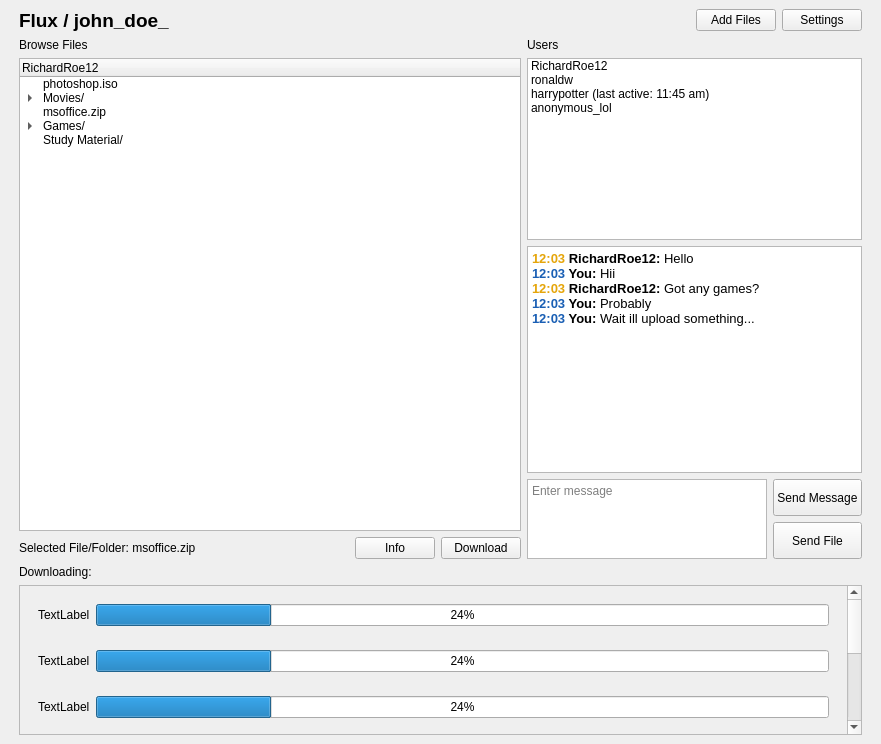
<?xml version="1.0" encoding="UTF-8"?>
<ui version="4.0">
  <class>MainWindow</class>
  <widget class="QMainWindow" name="MainWindow">
    <property name="geometry">
      <rect>
        <x>0</x>
        <y>0</y>
        <width>881</width>
        <height>744</height>
      </rect>
    </property>
    <property name="sizePolicy">
      <sizepolicy hsizetype="Preferred" vsizetype="Minimum">
        <horstretch>0</horstretch>
        <verstretch>0</verstretch>
      </sizepolicy>
    </property>
    <property name="windowTitle">
      <string>Flux</string>
    </property>
    <property name="unifiedTitleAndToolBarOnMac">
      <bool>false</bool>
    </property>
    <widget class="QWidget" name="centralwidget">
      <layout class="QVBoxLayout" name="verticalLayout_4">
        <item>
          <layout class="QVBoxLayout" name="verticalLayout">
            <property name="sizeConstraint">
              <enum>QLayout::SetMaximumSize</enum>
            </property>
            <property name="leftMargin">
              <number>10</number>
            </property>
            <property name="topMargin">
              <number>0</number>
            </property>
            <property name="rightMargin">
              <number>10</number>
            </property>
            <item>
              <layout class="QHBoxLayout" name="Buttons" stretch="0,0,0,0">
                <property name="spacing">
                  <number>6</number>
                </property>
                <property name="sizeConstraint">
                  <enum>QLayout::SetDefaultConstraint</enum>
                </property>
                <item>
                  <widget class="QLabel" name="label_3">
                    <property name="sizePolicy">
                      <sizepolicy hsizetype="Preferred" vsizetype="Preferred">
                        <horstretch>0</horstretch>
                        <verstretch>0</verstretch>
                      </sizepolicy>
                    </property>
                    <property name="font">
                      <font>
                        <pointsize>14</pointsize>
                        <weight>75</weight>
                        <bold>true</bold>
                      </font>
                    </property>
                    <property name="text">
                      <string>Flux / john_doe_</string>
                    </property>
                    <property name="margin">
                      <number>0</number>
                    </property>
                  </widget>
                </item>
                <item>
                  <spacer name="horizontalSpacer">
                    <property name="orientation">
                      <enum>Qt::Horizontal</enum>
                    </property>
                    <property name="sizeHint" stdset="0">
                      <size>
                        <width>40</width>
                        <height>20</height>
                      </size>
                    </property>
                  </spacer>
                </item>
                <item>
                  <widget class="QPushButton" name="pushButton_2">
                    <property name="text">
                      <string>Add Files</string>
                    </property>
                  </widget>
                </item>
                <item>
                  <widget class="QPushButton" name="pushButton">
                    <property name="text">
                      <string>Settings</string>
                    </property>
                  </widget>
                </item>
              </layout>
            </item>
            <item>
              <layout class="QHBoxLayout" name="Content" stretch="3,2">
                <item>
                  <layout class="QVBoxLayout" name="Files" stretch="0,2,0">
                    <item>
                      <widget class="QLabel" name="label">
                        <property name="text">
                          <string>Browse Files</string>
                        </property>
                      </widget>
                    </item>
                    <item>
                      <widget class="QTreeWidget" name="treeWidget">
                        <attribute name="headerVisible">
                          <bool>true</bool>
                        </attribute>
                        <column>
                          <property name="text">
                            <string>RichardRoe12</string>
                          </property>
                        </column>
                        <item>
                          <property name="text">
                            <string>photoshop.iso</string>
                          </property>
                        </item>
                        <item>
                          <property name="text">
                            <string>Movies/</string>
                          </property>
                          <item>
                            <property name="text">
                              <string>The Matrix.mov</string>
                            </property>
                          </item>
                          <item>
                            <property name="text">
                              <string>Forrest Gump.mp4</string>
                            </property>
                          </item>
                          <item>
                            <property name="text">
                              <string>Django.mp4</string>
                            </property>
                          </item>
                        </item>
                        <item>
                          <property name="text">
                            <string>msoffice.zip</string>
                          </property>
                        </item>
                        <item>
                          <property name="text">
                            <string>Games/</string>
                          </property>
                          <item>
                            <property name="text">
                              <string>NFS/</string>
                            </property>
                          </item>
                          <item>
                            <property name="text">
                              <string>nfsmostwanted.zip</string>
                            </property>
                          </item>
                          <item>
                            <property name="text">
                              <string>TLauncher.zip</string>
                            </property>
                          </item>
                          <item>
                            <property name="text">
                              <string>GTA-V.iso</string>
                            </property>
                          </item>
                        </item>
                        <item>
                          <property name="text">
                            <string>Study Material/</string>
                          </property>
                        </item>
                      </widget>
                    </item>
                    <item>
                      <layout class="QHBoxLayout" name="horizontalLayout_2">
                        <item>
                          <widget class="QLabel" name="label_4">
                            <property name="text">
                              <string>Selected File/Folder: msoffice.zip</string>
                            </property>
                          </widget>
                        </item>
                        <item>
                          <spacer name="horizontalSpacer_2">
                            <property name="orientation">
                              <enum>Qt::Horizontal</enum>
                            </property>
                            <property name="sizeHint" stdset="0">
                              <size>
                                <width>40</width>
                                <height>20</height>
                              </size>
                            </property>
                          </spacer>
                        </item>
                        <item>
                          <widget class="QPushButton" name="pushButton_5">
                            <property name="enabled">
                              <bool>true</bool>
                            </property>
                            <property name="text">
                              <string>Info</string>
                            </property>
                          </widget>
                        </item>
                        <item>
                          <widget class="QPushButton" name="pushButton_4">
                            <property name="enabled">
                              <bool>true</bool>
                            </property>
                            <property name="text">
                              <string>Download</string>
                            </property>
                          </widget>
                        </item>
                      </layout>
                    </item>
                  </layout>
                </item>
                <item>
                  <layout class="QVBoxLayout" name="Users" stretch="0,4,0,1">
                    <property name="sizeConstraint">
                      <enum>QLayout::SetDefaultConstraint</enum>
                    </property>
                    <item>
                      <widget class="QLabel" name="label_2">
                        <property name="text">
                          <string>Users</string>
                        </property>
                      </widget>
                    </item>
                    <item>
                      <widget class="QListWidget" name="listWidget">
                        <property name="sortingEnabled">
                          <bool>false</bool>
                        </property>
                        <item>
                          <property name="text">
                            <string>RichardRoe12</string>
                          </property>
                          <property name="icon">
                            <iconset resource="res/userstatus.qrc">
                              <normaloff>:/res/earth.png</normaloff>:/res/earth.png</iconset>
                          </property>
                        </item>
                        <item>
                          <property name="text">
                            <string>ronaldw</string>
                          </property>
                          <property name="icon">
                            <iconset resource="res/userstatus.qrc">
                              <normaloff>:/res/earth.png</normaloff>:/res/earth.png</iconset>
                          </property>
                        </item>
                        <item>
                          <property name="text">
                            <string>harrypotter (last active: 11:45 am)</string>
                          </property>
                          <property name="icon">
                            <iconset resource="res/userstatus.qrc">
                              <normaloff>:/res/web-off.png</normaloff>:/res/web-off.png</iconset>
                          </property>
                        </item>
                        <item>
                          <property name="text">
                            <string>anonymous_lol</string>
                          </property>
                          <property name="icon">
                            <iconset resource="res/userstatus.qrc">
                              <normaloff>:/res/earth.png</normaloff>:/res/earth.png</iconset>
                          </property>
                        </item>
                      </widget>
                    </item>
                    <item>
                      <widget class="QTextEdit" name="textEdit">
                        <property name="sizePolicy">
                          <sizepolicy hsizetype="Expanding" vsizetype="Minimum">
                            <horstretch>0</horstretch>
                            <verstretch>5</verstretch>
                          </sizepolicy>
                        </property>
                        <property name="minimumSize">
                          <size>
                            <width>0</width>
                            <height>0</height>
                          </size>
                        </property>
                        <property name="html">
                          <string>&lt;!DOCTYPE HTML PUBLIC &quot;-//W3C//DTD HTML 4.0//EN&quot; &quot;http://www.w3.org/TR/REC-html40/strict.dtd&quot;&gt;
&lt;html&gt;&lt;head&gt;&lt;meta name=&quot;qrichtext&quot; content=&quot;1&quot; /&gt;&lt;style type=&quot;text/css&quot;&gt;
p, li { white-space: pre-wrap; }
&lt;/style&gt;&lt;/head&gt;&lt;body style=&quot; font-family:'Noto Sans'; font-size:10pt; font-weight:400; font-style:normal;&quot;&gt;
&lt;p style=&quot; margin-top:0px; margin-bottom:0px; margin-left:0px; margin-right:0px; -qt-block-indent:0; text-indent:0px;&quot;&gt;&lt;span style=&quot; font-weight:600; color:#e5a50a;&quot;&gt;12:03&lt;/span&gt;&lt;span style=&quot; font-weight:600;&quot;&gt; RichardRoe12: &lt;/span&gt;Hello&lt;/p&gt;
&lt;p style=&quot; margin-top:0px; margin-bottom:0px; margin-left:0px; margin-right:0px; -qt-block-indent:0; text-indent:0px;&quot;&gt;&lt;span style=&quot; font-weight:600; color:#1a5fb4;&quot;&gt;12:03&lt;/span&gt;&lt;span style=&quot; font-weight:600;&quot;&gt; You: &lt;/span&gt;Hii&lt;/p&gt;
&lt;p style=&quot; margin-top:0px; margin-bottom:0px; margin-left:0px; margin-right:0px; -qt-block-indent:0; text-indent:0px;&quot;&gt;&lt;span style=&quot; font-weight:600; color:#e5a50a;&quot;&gt;12:03&lt;/span&gt;&lt;span style=&quot; font-weight:600;&quot;&gt; RichardRoe12: &lt;/span&gt;Got any games?&lt;/p&gt;
&lt;p style=&quot; margin-top:0px; margin-bottom:0px; margin-left:0px; margin-right:0px; -qt-block-indent:0; text-indent:0px;&quot;&gt;&lt;span style=&quot; font-weight:600; color:#1a5fb4;&quot;&gt;12:03&lt;/span&gt;&lt;span style=&quot; font-weight:600;&quot;&gt; You: &lt;/span&gt;Probably&lt;/p&gt;
&lt;p style=&quot; margin-top:0px; margin-bottom:0px; margin-left:0px; margin-right:0px; -qt-block-indent:0; text-indent:0px;&quot;&gt;&lt;span style=&quot; font-weight:600; color:#1a5fb4;&quot;&gt;12:03&lt;/span&gt;&lt;span style=&quot; font-weight:600;&quot;&gt; You: &lt;/span&gt;Wait ill upload something...&lt;/p&gt;&lt;/body&gt;&lt;/html&gt;</string>
                        </property>
                        <property name="textInteractionFlags">
                          <set>Qt::TextSelectableByMouse</set>
                        </property>
                      </widget>
                    </item>
                    <item>
                      <layout class="QHBoxLayout" name="horizontalLayout">
                        <property name="sizeConstraint">
                          <enum>QLayout::SetDefaultConstraint</enum>
                        </property>
                        <item>
                          <widget class="QPlainTextEdit" name="plainTextEdit">
                            <property name="enabled">
                              <bool>true</bool>
                            </property>
                            <property name="sizePolicy">
                              <sizepolicy hsizetype="Expanding" vsizetype="Minimum">
                                <horstretch>0</horstretch>
                                <verstretch>0</verstretch>
                              </sizepolicy>
                            </property>
                            <property name="maximumSize">
                              <size>
                                <width>16777215</width>
                                <height>80</height>
                              </size>
                            </property>
                            <property name="placeholderText">
                              <string>Enter message</string>
                            </property>
                          </widget>
                        </item>
                        <item>
                          <layout class="QVBoxLayout" name="verticalLayout_6">
                            <item>
                              <widget class="QPushButton" name="pushButton_3">
                                <property name="sizePolicy">
                                  <sizepolicy hsizetype="Minimum" vsizetype="Minimum">
                                    <horstretch>0</horstretch>
                                    <verstretch>0</verstretch>
                                  </sizepolicy>
                                </property>
                                <property name="text">
                                  <string>Send Message</string>
                                </property>
                              </widget>
                            </item>
                            <item>
                              <widget class="QPushButton" name="pushButton_6">
                                <property name="sizePolicy">
                                  <sizepolicy hsizetype="Minimum" vsizetype="Minimum">
                                    <horstretch>0</horstretch>
                                    <verstretch>0</verstretch>
                                  </sizepolicy>
                                </property>
                                <property name="text">
                                  <string>Send File</string>
                                </property>
                              </widget>
                            </item>
                          </layout>
                        </item>
                      </layout>
                    </item>
                  </layout>
                </item>
              </layout>
            </item>
            <item>
              <widget class="QLabel" name="label_12">
                <property name="text">
                  <string>Downloading:</string>
                </property>
              </widget>
            </item>
            <item>
              <widget class="QScrollArea" name="scrollArea">
                <property name="sizePolicy">
                  <sizepolicy hsizetype="Expanding" vsizetype="Preferred">
                    <horstretch>0</horstretch>
                    <verstretch>0</verstretch>
                  </sizepolicy>
                </property>
                <property name="maximumSize">
                  <size>
                    <width>16777215</width>
                    <height>150</height>
                  </size>
                </property>
                <property name="widgetResizable">
                  <bool>true</bool>
                </property>
                <widget class="QWidget" name="scrollAreaWidgetContents">
                  <property name="geometry">
                    <rect>
                      <x>0</x>
                      <y>0</y>
                      <width>831</width>
                      <height>328</height>
                    </rect>
                  </property>
                  <layout class="QVBoxLayout" name="verticalLayout_5">
                    <item>
                      <widget class="QWidget" name="widget_6" native="true">
                        <property name="sizePolicy">
                          <sizepolicy hsizetype="Preferred" vsizetype="Fixed">
                            <horstretch>0</horstretch>
                            <verstretch>0</verstretch>
                          </sizepolicy>
                        </property>
                        <property name="minimumSize">
                          <size>
                            <width>0</width>
                            <height>40</height>
                          </size>
                        </property>
                        <property name="maximumSize">
                          <size>
                            <width>16777215</width>
                            <height>40</height>
                          </size>
                        </property>
                        <layout class="QHBoxLayout" name="horizontalLayout_8">
                          <item>
                            <widget class="QLabel" name="label_10">
                              <property name="text">
                                <string>TextLabel</string>
                              </property>
                            </widget>
                          </item>
                          <item>
                            <widget class="QProgressBar" name="progressBar_6">
                              <property name="value">
                                <number>24</number>
                              </property>
                            </widget>
                          </item>
                        </layout>
                      </widget>
                    </item>
                    <item>
                      <widget class="QWidget" name="widget_3" native="true">
                        <property name="sizePolicy">
                          <sizepolicy hsizetype="Preferred" vsizetype="Fixed">
                            <horstretch>0</horstretch>
                            <verstretch>0</verstretch>
                          </sizepolicy>
                        </property>
                        <property name="minimumSize">
                          <size>
                            <width>0</width>
                            <height>40</height>
                          </size>
                        </property>
                        <property name="maximumSize">
                          <size>
                            <width>16777215</width>
                            <height>40</height>
                          </size>
                        </property>
                        <layout class="QHBoxLayout" name="horizontalLayout_5">
                          <item>
                            <widget class="QLabel" name="label_7">
                              <property name="text">
                                <string>TextLabel</string>
                              </property>
                            </widget>
                          </item>
                          <item>
                            <widget class="QProgressBar" name="progressBar_3">
                              <property name="value">
                                <number>24</number>
                              </property>
                            </widget>
                          </item>
                        </layout>
                      </widget>
                    </item>
                    <item>
                      <widget class="QWidget" name="widget_4" native="true">
                        <property name="sizePolicy">
                          <sizepolicy hsizetype="Preferred" vsizetype="Fixed">
                            <horstretch>0</horstretch>
                            <verstretch>0</verstretch>
                          </sizepolicy>
                        </property>
                        <property name="minimumSize">
                          <size>
                            <width>0</width>
                            <height>40</height>
                          </size>
                        </property>
                        <property name="maximumSize">
                          <size>
                            <width>16777215</width>
                            <height>40</height>
                          </size>
                        </property>
                        <layout class="QHBoxLayout" name="horizontalLayout_6">
                          <item>
                            <widget class="QLabel" name="label_8">
                              <property name="text">
                                <string>TextLabel</string>
                              </property>
                            </widget>
                          </item>
                          <item>
                            <widget class="QProgressBar" name="progressBar_4">
                              <property name="value">
                                <number>24</number>
                              </property>
                            </widget>
                          </item>
                        </layout>
                      </widget>
                    </item>
                    <item alignment="Qt::AlignTop">
                      <widget class="QWidget" name="widget" native="true">
                        <property name="sizePolicy">
                          <sizepolicy hsizetype="Preferred" vsizetype="Fixed">
                            <horstretch>0</horstretch>
                            <verstretch>0</verstretch>
                          </sizepolicy>
                        </property>
                        <property name="minimumSize">
                          <size>
                            <width>0</width>
                            <height>40</height>
                          </size>
                        </property>
                        <property name="maximumSize">
                          <size>
                            <width>16777215</width>
                            <height>40</height>
                          </size>
                        </property>
                        <layout class="QHBoxLayout" name="horizontalLayout_3">
                          <item>
                            <widget class="QLabel" name="label_5">
                              <property name="text">
                                <string>TextLabel</string>
                              </property>
                            </widget>
                          </item>
                          <item>
                            <widget class="QProgressBar" name="progressBar">
                              <property name="value">
                                <number>24</number>
                              </property>
                            </widget>
                          </item>
                        </layout>
                      </widget>
                    </item>
                    <item>
                      <widget class="QWidget" name="widget_5" native="true">
                        <property name="sizePolicy">
                          <sizepolicy hsizetype="Preferred" vsizetype="Fixed">
                            <horstretch>0</horstretch>
                            <verstretch>0</verstretch>
                          </sizepolicy>
                        </property>
                        <property name="minimumSize">
                          <size>
                            <width>0</width>
                            <height>40</height>
                          </size>
                        </property>
                        <property name="maximumSize">
                          <size>
                            <width>16777215</width>
                            <height>40</height>
                          </size>
                        </property>
                        <layout class="QHBoxLayout" name="horizontalLayout_7">
                          <item>
                            <widget class="QLabel" name="label_9">
                              <property name="text">
                                <string>TextLabel</string>
                              </property>
                            </widget>
                          </item>
                          <item>
                            <widget class="QProgressBar" name="progressBar_5">
                              <property name="value">
                                <number>24</number>
                              </property>
                            </widget>
                          </item>
                        </layout>
                      </widget>
                    </item>
                    <item>
                      <widget class="QWidget" name="widget_2" native="true">
                        <property name="sizePolicy">
                          <sizepolicy hsizetype="Preferred" vsizetype="Fixed">
                            <horstretch>0</horstretch>
                            <verstretch>0</verstretch>
                          </sizepolicy>
                        </property>
                        <property name="minimumSize">
                          <size>
                            <width>0</width>
                            <height>40</height>
                          </size>
                        </property>
                        <property name="maximumSize">
                          <size>
                            <width>16777215</width>
                            <height>40</height>
                          </size>
                        </property>
                        <layout class="QHBoxLayout" name="horizontalLayout_4">
                          <item>
                            <widget class="QLabel" name="label_6">
                              <property name="text">
                                <string>TextLabel</string>
                              </property>
                            </widget>
                          </item>
                          <item>
                            <widget class="QProgressBar" name="progressBar_2">
                              <property name="value">
                                <number>24</number>
                              </property>
                            </widget>
                          </item>
                        </layout>
                      </widget>
                    </item>
                    <item alignment="Qt::AlignTop">
                      <widget class="QWidget" name="widget_7" native="true">
                        <property name="sizePolicy">
                          <sizepolicy hsizetype="Preferred" vsizetype="Fixed">
                            <horstretch>0</horstretch>
                            <verstretch>0</verstretch>
                          </sizepolicy>
                        </property>
                        <property name="minimumSize">
                          <size>
                            <width>0</width>
                            <height>40</height>
                          </size>
                        </property>
                        <property name="maximumSize">
                          <size>
                            <width>16777215</width>
                            <height>40</height>
                          </size>
                        </property>
                        <layout class="QHBoxLayout" name="horizontalLayout_9">
                          <item>
                            <widget class="QLabel" name="label_11">
                              <property name="text">
                                <string>TextLabel</string>
                              </property>
                            </widget>
                          </item>
                          <item>
                            <widget class="QProgressBar" name="progressBar_7">
                              <property name="value">
                                <number>24</number>
                              </property>
                            </widget>
                          </item>
                        </layout>
                      </widget>
                    </item>
                  </layout>
                </widget>
              </widget>
            </item>
          </layout>
        </item>
      </layout>
    </widget>
  </widget>
  <resources>
    <include location="res/userstatus.qrc"/>
  </resources>
  <connections/>
</ui>
